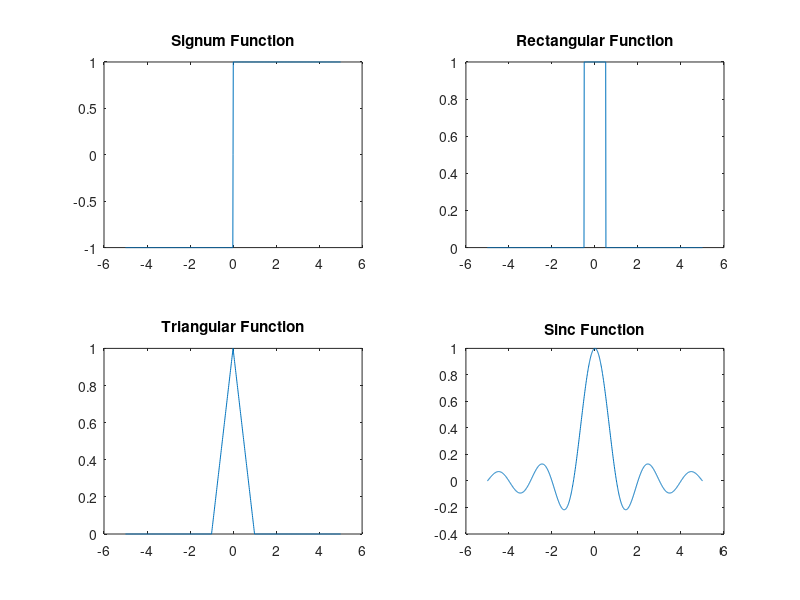

Write the MATLAB code that produced this figure.
% Continuous-Time (CT) Signals
t = -5:0.01:5;
% Signum function
sgn_t = sign(t);
% Rectangular function (Alternative for rectangularPulse)
rect_t = double(abs(t) <= 0.5);
% Triangular function
tri_t = (1 - abs(t)) .* (abs(t) <= 1);
% Sinc function (Using MATLAB's built-in sinc function)
sinc_t = sinc(t); 
% Plot CT signals
figure;
subplot(2,2,1); plot(t, sgn_t); title('Signum Function');
subplot(2,2,2); plot(t, rect_t); title('Rectangular Function');
subplot(2,2,3); plot(t, tri_t); title('Triangular Function');
subplot(2,2,4); plot(t, sinc_t); title('Sinc Function');

